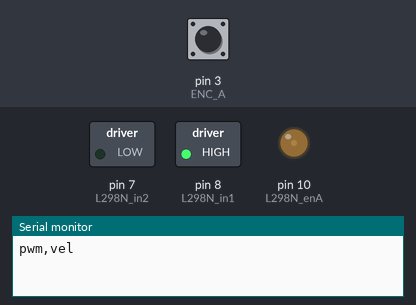
A sketch run on a simulated Arduino Uno, built with avr-gcc and run on an emulated ATmega328P. Shown: switched loads named in the sketch (green lamp = pin HIGH), output pins drawn as LEDs (lit = HIGH), the last lines printed to the serial monitor. The inputs (shaded band) are chosen by the test bench; at power-on: pin 3 (ENC_A) HIGH.

Above: at 0.1 s.
At 18.1 s:
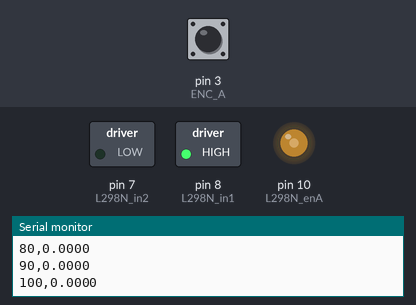
At 38.3 s:
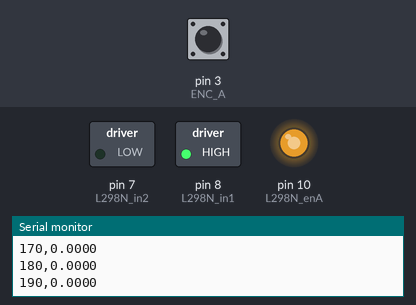
Timing chart, 0 to 39.8 s (numbered marks = the images above):
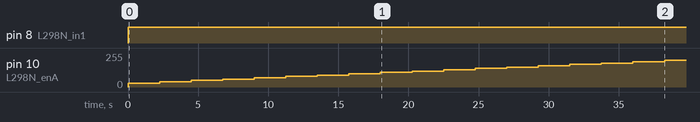

Measured:
- by itself, pin 8 (L298N_in1): LOW → HIGH at 0.00 s
- by itself, pin 10 (L298N_enA): moves from 0/255 to 200/255 over 38.3 s

The sketch:

feedforward.ino
```cpp
#include <Arduino.h>
#include <math.h>

#define L298N_enA   10
#define L298N_in1   8
#define L298N_in2   7
#define ENC_A       3
#define ENC_B       4

#define PPR           225
#define INTERVAL      50      // ms per velocity window
#define SETTLE_MS     2000    // wait after each PWM change
#define PWM_STEP      10

volatile unsigned long pulse_count = 0;
void encoderISR() { pulse_count++; }

float measure_vel() {
  noInterrupts(); pulse_count = 0; interrupts();
  delay(INTERVAL);
  noInterrupts(); unsigned long c = pulse_count; interrupts();
  return (2.0 * M_PI * c * 1000.0) / (PPR * INTERVAL);
}

void setup() {
  Serial.begin(115200);
  pinMode(L298N_enA, OUTPUT);
  pinMode(L298N_in1, OUTPUT);
  pinMode(L298N_in2, OUTPUT);
  digitalWrite(L298N_in1, HIGH);
  digitalWrite(L298N_in2, LOW);
  analogWrite(L298N_enA, 0);
  pinMode(ENC_A, INPUT);
  pinMode(ENC_B, INPUT);
  attachInterrupt(digitalPinToInterrupt(ENC_A), encoderISR, RISING);

  Serial.println("pwm,vel");   // CSV header for plotting

  for (int pwm =30; pwm <= 255; pwm += PWM_STEP) {
    analogWrite(L298N_enA, pwm);
    delay(SETTLE_MS);          // let velocity stabilize

    // average 5 windows
    float sum = 0;
    for (int i = 0; i < 5; i++) sum += measure_vel();
    float vel = sum / 5.0;

    Serial.print(pwm);
    Serial.print(",");
    Serial.println(vel, 4);
  }

  analogWrite(L298N_enA, 0);
  Serial.println("# done");
}

void loop() {}
```
